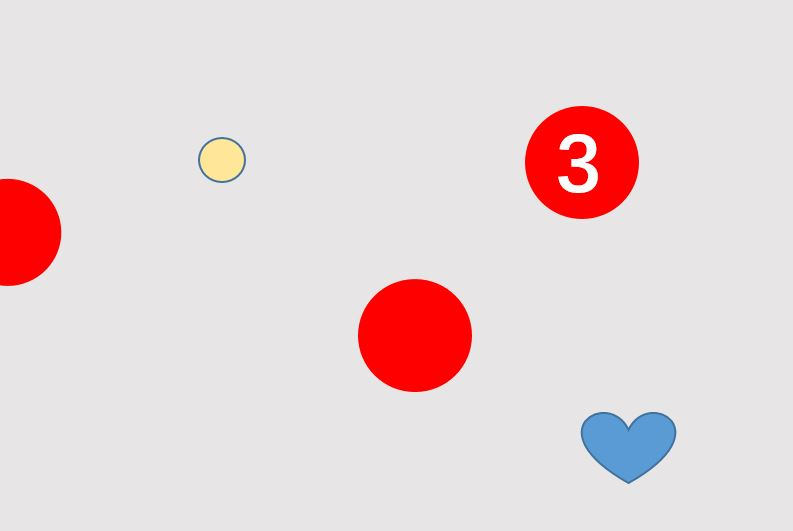
#> input picture opencvtrain/detection/3333.jpg, 793 x 531 px
$ python -i circle_find.py   (imports and definitions only)
#> lines starting #> are read from the running program, lines starting #| are printed output that depends on the picture; after the words box and inside, x2 and y2 are one past the last pixel; in counts of white or black regions, pixels touching at a corner belong together
#> further down, picture is the input picture: shape (531, 793, 3); mean B, G, R 216.2, 214.9, 230.6
import cv2
import numpy as np
import sys


def get_minAreaRect(image):
    gray = cv2.cvtColor(image, cv2.COLOR_BGR2GRAY)
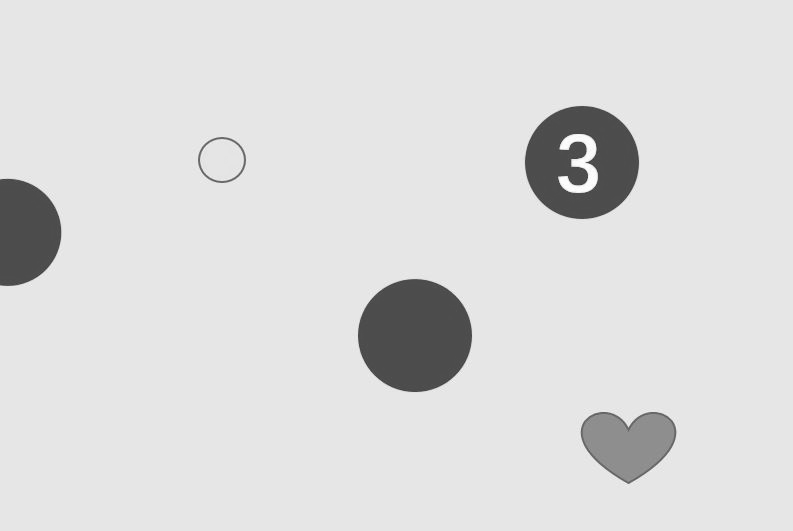
#> gray: shape (531, 793); min 56, max 255, mean 220
    gray = cv2.bitwise_not(gray)
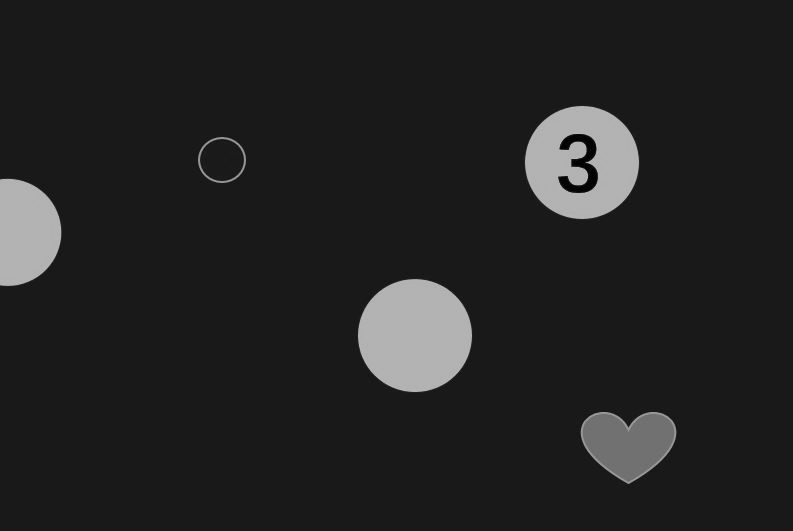
#> gray: shape (531, 793); min 0, max 199, mean 35
    thresh = cv2.threshold(gray, 0, 255,
        cv2.THRESH_BINARY | cv2.THRESH_OTSU)[1]
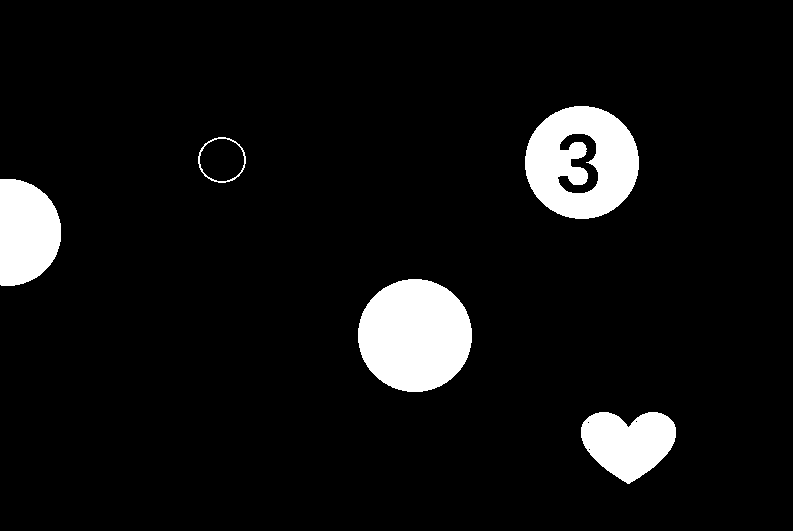
#> thresh: shape (531, 793); 7% white; 5 white regions, box (x1, y1, x2, y2) and area: (358, 279, 472, 392) 10117, (525, 106, 639, 219) 9001, (0, 179, 61, 286) 5330, (581, 412, 676, 484) 4755, (198, 137, 246, 183) 260
    coords = np.column_stack(np.where(thresh > 0))
#> coords = 29463 pairs, first value 106 to 483, second value 0 to 675
    return cv2.minAreaRect(coords)


# [157 lines left out: functions rotate_bound, detecte_circle, not called in this run]

        # # 按esc键退出
        # if cv2.waitKey(0) == 27:
        #     sys.exit()
        #     # cv2.destroyAllWindows()

# -----------------------------------------------------
# 载入并显示图片
padding = 0
resize_img_y = 56  # resize training sample
resize_img_x = 56

# # #  ****读图********
# # # img = cv2.imread('circle2.png')
# # # img = cv2.imread('112.png')
# # # img = cv2.imread('233.png')

# [8 lines not run here, left out]


# [14 lines of commented-out code are left out]

>>> import cv2
>>> picture = cv2.imread('3333.jpg')
>>> result = get_minAreaRect(picture)
#> result = ((317.8, 334.2), (660.1, 380.4), -85.02)

$ run again, on opencvtrain/detection/5555.jpg
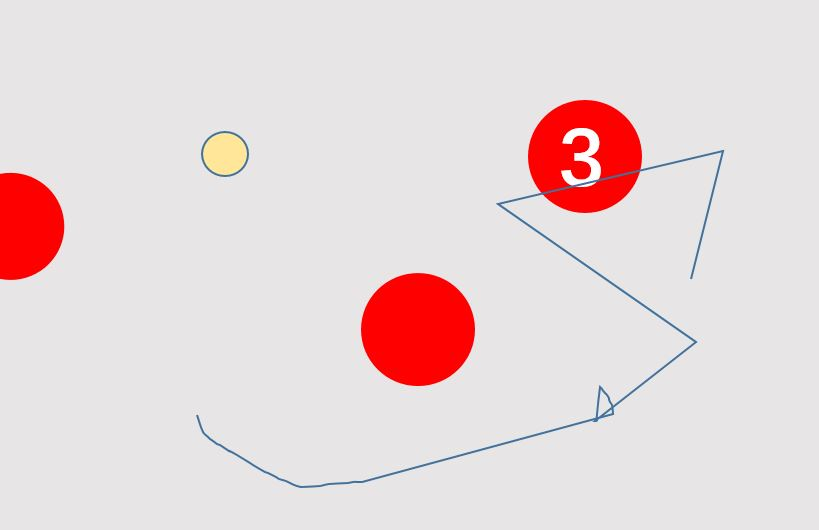
#> input picture opencvtrain/detection/5555.jpg, 819 x 530 px
#> picture is the input picture: shape (530, 819, 3); mean B, G, R 216.3, 215.4, 231.2
#> in get_minAreaRect, `gray = cv2.bitwise_not(gray)`:
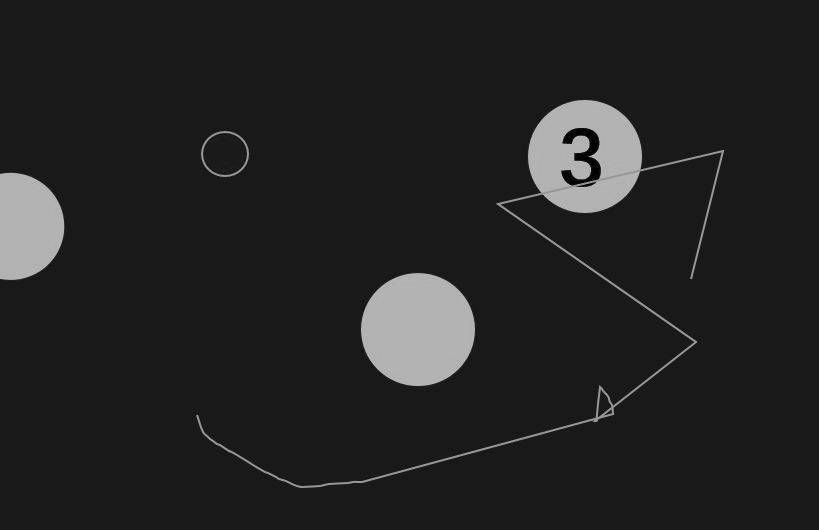
#> gray: shape (530, 819); min 0, max 198, mean 34.5
#> in get_minAreaRect, `thresh = cv2.threshold(gray, 0, 255, cv2.THRESH_BINARY | cv2.THRESH_OT..`:
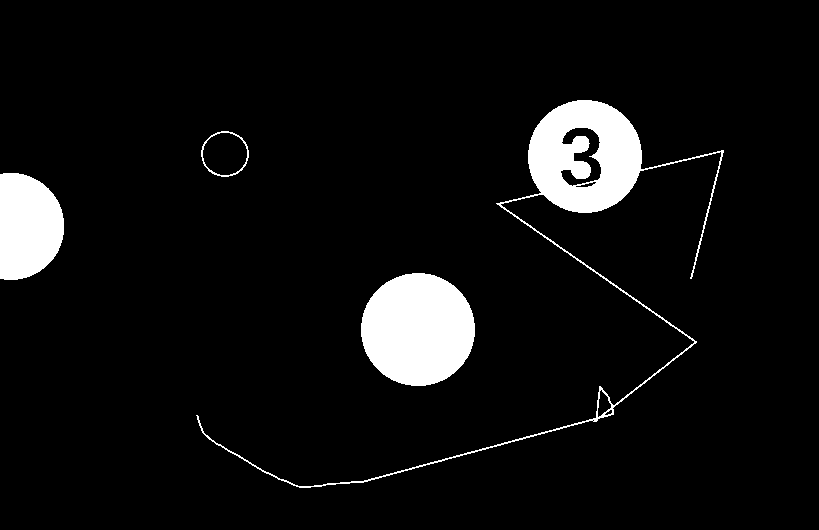
#> thresh: shape (530, 819); 6.2% white; 4 white regions, box (x1, y1, x2, y2) and area: (196, 100, 724, 488) 11119, (361, 273, 475, 386) 10109, (0, 173, 64, 280) 5637, (201, 131, 249, 177) 257
#> coords = 27122 pairs, first value 100 to 487, second value 0 to 723
#> result = ((300, 369), (731.4, 362.4), -85.02)
